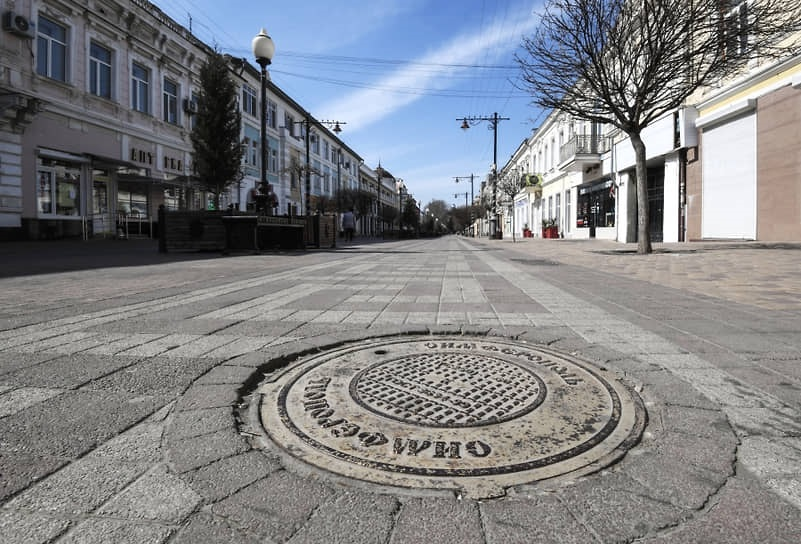
#> input picture src3.jpg, 801 x 544 px
$ python 13a.py
#> lines starting #> are read from the running program, lines starting #| are printed output that depends on the picture
import cv2
import numpy as np
img=cv2.imread("src3.jpg")
#> img is the input picture: shape (544, 801, 3); mean B, G, R 133.6, 129.9, 128
src= cv2.cvtColor(img, cv2.COLOR_BGR2GRAY)
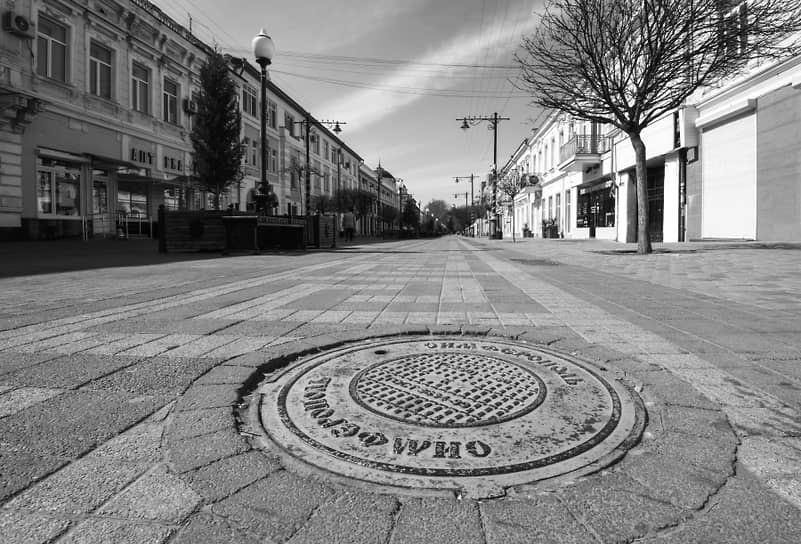
#> src: shape (544, 801); min 0, max 255, mean 129.8
thresh = cv2.adaptiveThreshold(src,128,cv2.ADAPTIVE_THRESH_GAUSSIAN_C,cv2.THRESH_BINARY,11,5)
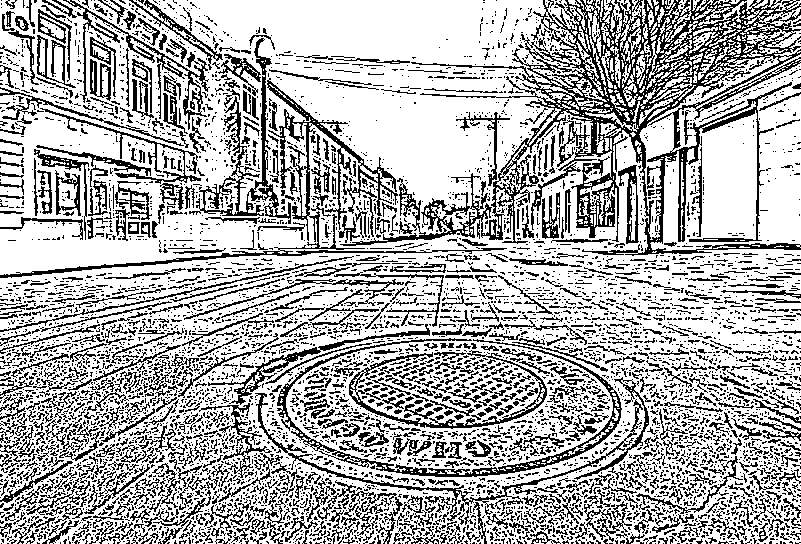
#> thresh: shape (544, 801); values 0 (black) and 128 (white), 69.4% white; black in thin lines or dots
cv2.imshow("tr",thresh)
cv2.waitKey(0)
thresh1 = cv2.adaptiveThreshold(src,128,cv2.ADAPTIVE_THRESH_GAUSSIAN_C,cv2.THRESH_BINARY_INV,11,5)
#> thresh1: shape (544, 801); values 0 (black) and 128 (white), 30.6% white in thin lines or dots
cv2.imshow("tr1",thresh1)
'''thresh2=cv2.adaptiveThreshold(src,128,cv2.ADAPTIVE_THRESH_GAUSSIAN_C,cv2.THRESH_TRUNC,11,5)
cv2.imshow("tr2",thresh2)
thresh3 = cv2.adaptiveThreshold(src,128,cv2.ADAPTIVE_THRESH_GAUSSIAN_C,cv2.THRESH_TOZERO,11,5)
cv2.imshow("tr3",thresh3)
thresh4 = cv2.adaptiveThreshold(src,128,cv2.ADAPTIVE_THRESH_GAUSSIAN_C,cv2.THRESH_TOZERO_INV,11,5)
cv2.imshow("tr4",thresh4)'''
cv2.waitKey(0)

$ run again, with src1.jpg copied over src3.jpg
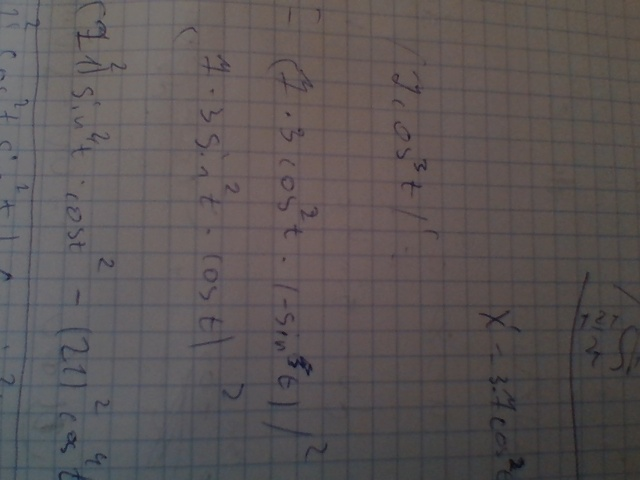
#> input picture src1.jpg, 640 x 480 px
#> img is the input picture: shape (480, 640, 3); mean B, G, R 85.7, 85.5, 91.8
#> `thresh = cv2.adaptiveThreshold(src,128,cv2.ADAPTIVE_THRESH_GAUSSIAN_C,..`:
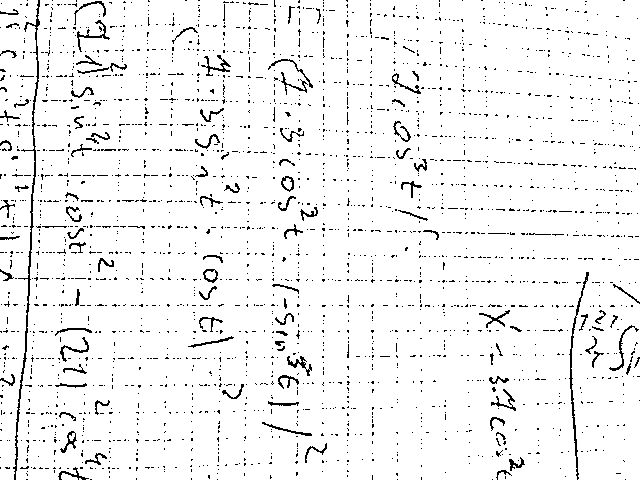
#> thresh: shape (480, 640); values 0 (black) and 128 (white), 94.9% white; black in thin lines or dots
#> thresh1: shape (480, 640); values 0 (black) and 128 (white), 5.1% white in thin lines or dots
